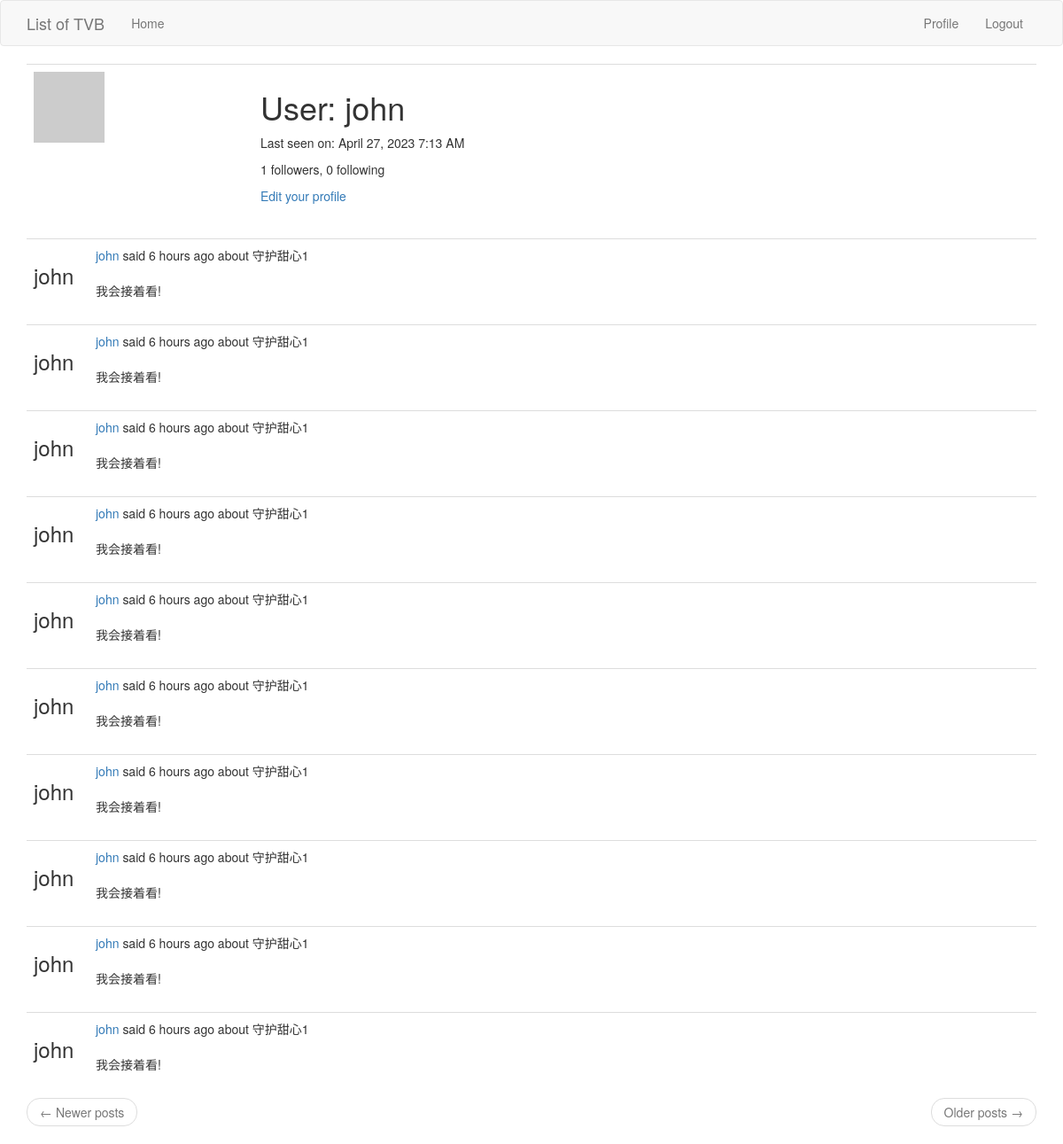
/user/john (signed in), run on the app's committed database.
### app/models.py (models this page shows, shortened)
class User(UserMixin, db.Model):
    id = db.Column(db.Integer, primary_key=True)
    username = db.Column(db.String(64), index=True, unique=True)
    email = db.Column(db.String(120), index=True, unique=True)
    password_hash = db.Column(db.String(128))
    posts = db.relationship('Post', backref='author', lazy='dynamic')
    comment = db.relationship('Show_info_comment', backref='comment_author'
                                                           '', lazy='dynamic')
    about_me = db.Column(db.String(140))
    last_seen = db.Column(db.DateTime, default=datetime.utcnow)
    followed = db.relationship(
        'User', secondary=followers,
        primaryjoin=(followers.c.follower_id == id),
        secondaryjoin=(followers.c.followed_id == id),
        backref=db.backref('followers', lazy='dynamic'), lazy='dynamic')
    def avatar(self, size):
        digest = md5(self.email.lower().encode("utf-8")).hexdigest()
        return 'https://www.gravatar.com/avatar/{}?d=identicon&s={}'.format(
            digest, size)
    def followed_posts(self):
        followed = Post.query.join(
            followers, followers.c.followed_id == Post.user_id
        ).filter(followers.c.follower_id == self.id)
        own = Post.query.filter_by(user_id=self.id)
        return followed.union(own).order_by(Post.timestamp.desc())

class Show_info_comment(db.Model):
    __tablename__= 'Show_info_comment'
    id = db.Column(db.Integer, primary_key=True)
    show_id = db.Column(db.Integer, db.ForeignKey('show.id'))#评论所属节目
    user_id = db.Column(db.Integer, db.ForeignKey('user.id'))#评论所属人员
    timestamp = db.Column(db.DateTime, index=True, default=datetime.utcnow)#评论时间戳
    text = db.Column(db.Text())

class Show(db.Model):
    __tablename__ ='show'
    id = db.Column(db.Integer, primary_key=True)
    name = db.Column(db.String(140),unique=True)#show name
    img = db.Column(db.String(140)) #show img url
    timestamp = db.Column(db.DateTime, index=True, default=datetime.utcnow)#time for creating
    info_id = db.relationship('Show_info',backref='show',lazy='dynamic')# the show info of this
    comment_id = db.relationship('Show_info_comment',backref='which_show',lazy='dynamic')# the show info of this

### app/routes.py (the view)
@app.route('/user/<username>')
@login_required
def user(username):
    user = User.query.filter_by(username=username).first_or_404()
    page = request.args.get('page', 1, type=int)
    posts = user.followed_posts().paginate(
        page=page, per_page=app.config["POSTS_PER_PAGE"], error_out=False)
    next_url = url_for(
        'index', page=posts.next_num) if posts.next_num else None
    prev_url = url_for(
        'index', page=posts.prev_num) if posts.prev_num else None
    _ = db.session.query(User).filter_by(username=username).one().comment
    coms =[]
    for e in _:
        show_id = e.show_id
        showname = db.session.query(Show.name).filter_by(id = show_id).all()[0][0]
        print(showname)
        coms.append({'username':username,
                     'timestamp':e.timestamp,
                     'comment':e.text})
    return render_template('user.html.j2', user=user, posts=posts.items,coms=coms,
                           next_url=next_url, prev_url=prev_url,
                           showname=showname)

### app/models.py (called while the page is built)
@login.user_loader
def load_user(id):
    return User.query.get(int(id))

### app/routes.py (called while the page is built)
@app.before_request
def before_request():
    if current_user.is_authenticated:
        current_user.last_seen = datetime.utcnow()
        db.session.commit()
    g.locale = str(get_locale())

### app/templates/user.html.j2 (shortened to what this page needs)
{% extends "base.html.j2" %}
{% block app_content %}
    <table class="table table-hover">
        <tr>
            <td width="256px">
                <img src="{{ user.avatar(256) }}">
            </td>
            <td>
                <h1>{{ _('User') }}: {{ user.username }}</h1>
                {% if user.last_seen %}<p>{{ _('Last seen on') }}: {{ moment(user.last_seen).format('LLL') }}</p>{% endif %}
                <p>
                    {{ _('%(count)d followers', count=user.followers.count()) }}, {{ _('%(count)d following', count=user.followed.count()) }}
                </p>
                {% if user == current_user %}
                    <p>
                        <a href="{{ url_for('edit_profile') }}">{{ _('Edit your profile') }}</a>
                    </p>
                {% elif not current_user.is_following(user) %}
                    <p>
                        <a href="{{ url_for('follow', username=user.username) }}">{{ _('Follow') }}</a>
                    </p>
                {% else %}
                    <p>
                        <a href="{{ url_for('unfollow', username=user.username) }}">{{ _('Unfollow') }}</a>
                    </p>
                {% endif %}
            </td>
        </tr>
    </table>
    {% for com in coms %}
        {% include '_comment.html_.j2' %}
    {% endfor %}
    <nav aria-label="...">
        <ul class="pager">
            <li class="previous{% if not prev_url %} disabled{% endif %}">
                <a href="{{ prev_url or '#' }}">
                    <span aria-hidden="true">&larr;</span> {{ _('Newer posts') }}
                </a>
            </li>
            <li class="next{% if not next_url %} disabled{% endif %}">
                <a href="{{ next_url or '#' }}">
                    {{ _('Older posts') }} <span aria-hidden="true">&rarr;</span>
                </a>
            </li>
        </ul>
    </nav>
{% endblock %}

### app/templates/base.html.j2 (shortened to what this page needs)
{% extends 'bootstrap/base.html' %}
{% block navbar %}
    <nav class="navbar navbar-default">
        <div class="container">
            <div class="navbar-header">
                <a class="navbar-brand" href="{{ url_for('index') }}">List of TVB</a>
            </div>
            <div class="collapse navbar-collapse" id="bs-example-navbar-collapse-1">
                <ul class="nav navbar-nav">
                    <li>
                        <a href="{{ url_for('index') }}">{{ _('Home') }}</a>
                    </li>
                </ul>
                <ul class="nav navbar-nav navbar-right">
                    {% if current_user.is_anonymous %}
                        <li>
                            <a href="{{ url_for('login') }}">{{ _('Login') }}</a>
                        </li>
                    {% else %}
                        <li>
                            <a href="{{ url_for('user', username=current_user.username) }}">{{ _('Profile') }}</a>
                        </li>
                        <li>
                            <a href="{{ url_for('logout') }}">{{ _('Logout') }}</a>
                        </li>
                    {% endif %}
                </ul>
            </div>
        </div>
    </nav>
{% endblock %}
{% block content %}
    <div class="container">
        {% block app_content %}{% endblock %}
    </div>
{% endblock %}

### app/templates/_comment.html_.j2 (shortened to what this page needs)
<table class="table table-hover">
    <tr>
        <td width="70px">
            <h3>{{com.username}}</h3>
        </td>
        <td>
        {{ _('%(username)s said %(when)s',
        username=user_link, when=moment(com.timestamp).fromNow()) }}
        {% if showname %}
               {{ _(' about %(showname)s',showname=showname) }}
                <br/>
        {% endif %}
        <br/>
        {{ com.comment }}
    </td>
</tr>
</table>

### data on the page
User: username "john", last_seen "April 27, 2023 7:13 AM"
Show_info_comment: username "john", comment "我会接着看!"
Show_info_comment: username "john", comment "我会接着看!"
Show_info_comment: username "john", comment "我会接着看!"
Show_info_comment: username "john", comment "我会接着看!"
Show_info_comment: username "john", comment "我会接着看!"
Show_info_comment: username "john", comment "我会接着看!"
Show_info_comment: username "john", comment "我会接着看!"
Show_info_comment: username "john", comment "我会接着看!"
Show_info_comment: username "john", comment "我会接着看!"
Show_info_comment: username "john", comment "我会接着看!"
